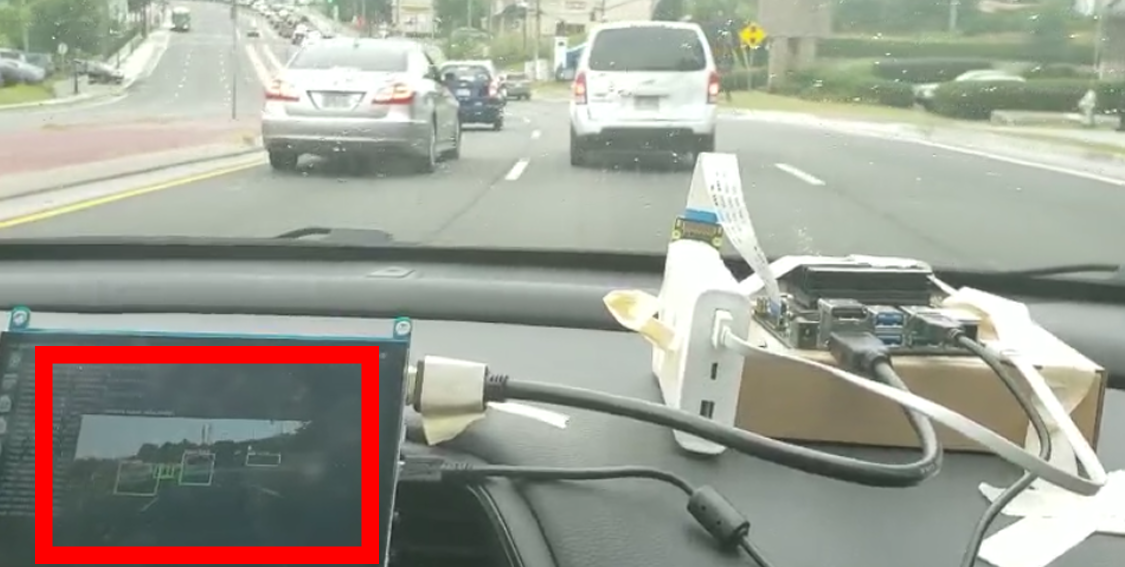
#> input picture assets/use.png, 1125 x 567 px
$ python -i lane.py   (imports and definitions only)
#> lines starting #> are read from the running program, lines starting #| are printed output that depends on the picture; after the words box and inside, x2 and y2 are one past the last pixel; in counts of white or black regions, pixels touching at a corner belong together; long printed decimals are rounded
#> further down, picture is the input picture: shape (567, 1125, 3); mean B, G, R 148.2, 159.5, 158.6
import numpy as np
import cv2

def get_lines_from_hough(frame, lines):
    left = []
    right = []
    for l in lines:
        x1, y1, x2, y2 = l.reshape(4)
        parameters = np.polyfit((x1, x2), (y1, y2), 1)
        m = parameters[0]
        b = parameters[1]
        if m < 0:
            left.append([m, b])
        else:
            right.append([m, b])
    left_avg = np.average(left, axis = 0)
    right_avg = np.average(right, axis = 0)
    h = frame.shape[0]
    left_line = calculate_coordinates(h, left_avg)
    right_line = calculate_coordinates(h, right_avg)

    return np.array([left_line, right_line])

def calculate_coordinates(h, parameters):
    print(parameters)
    slope, intercept = parameters
    # Sets initial y-coordinate as height from top down (bottom of the frame)
    y1 = int(h * 0.9)
    # Sets final y-coordinate as 150 above the bottom of the frame
    y2 = int(y1 - 150)
    # Sets initial x-coordinate as (y1 - b) / m since y1 = mx1 + b
    x1 = int((y1 - intercept) / slope)
    # Sets final x-coordinate as (y2 - b) / m since y2 = mx2 + b
    x2 = int((y2 - intercept) / slope)
    return np.array([x1, y1, x2, y2])

def visualize_lines(frame_in, lines):
    # Creates an image filled with zero intensities with the same dimensions as the frame
    # lines_visualize = np.zeros_like(frame)
    frame = np.array(frame_in)
    # Checks if any lines are detected
    if lines is not None:
        lx1, ly1, lx2, ly2 = lines[0]
        rx1, ry1, rx2, ry2 = lines[1]

        fills = np.array([ [(lx2, ly2), (lx1, ly1), (rx1, ry1), (rx2, ry2)] ])
        cv2.fillPoly(frame, fills, (0, 0, 255))
        for x1, y1, x2, y2 in lines:
            # Draws lines between two coordinates with green color and 5 thickness
            cv2.line(frame, (x1, y1), (x2, y2), (0, 255, 0), 5)
    return frame

def detect_lane(frame):

    print("inside main function!")
    grey = cv2.cvtColor(frame, cv2.COLOR_BGR2GRAY)
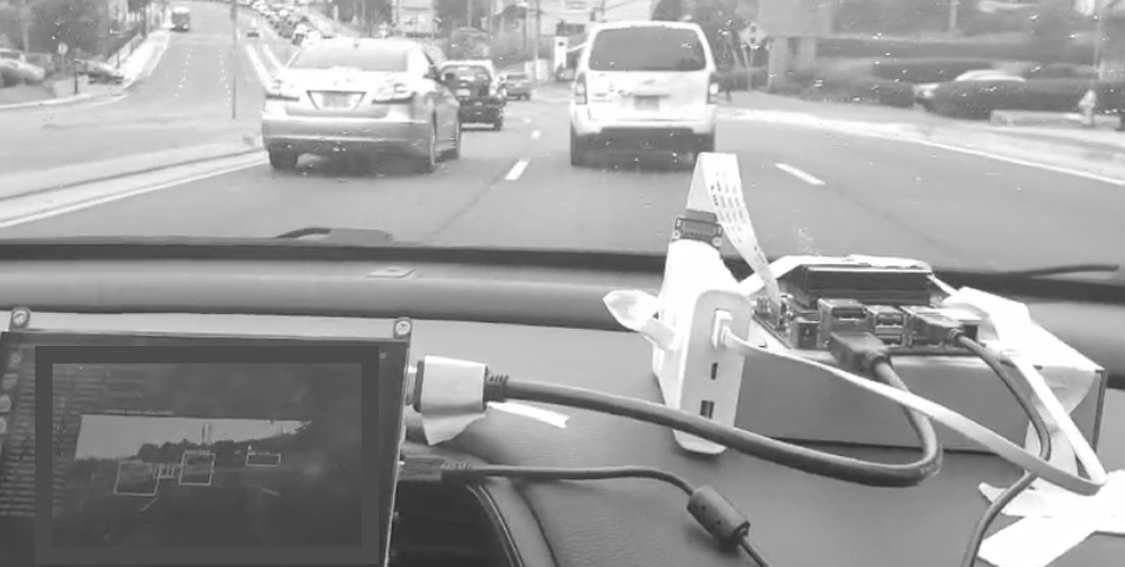
#> grey: shape (567, 1125); min 36, max 255, mean 157.9
    canny = cv2.Canny(grey, 50, 150)
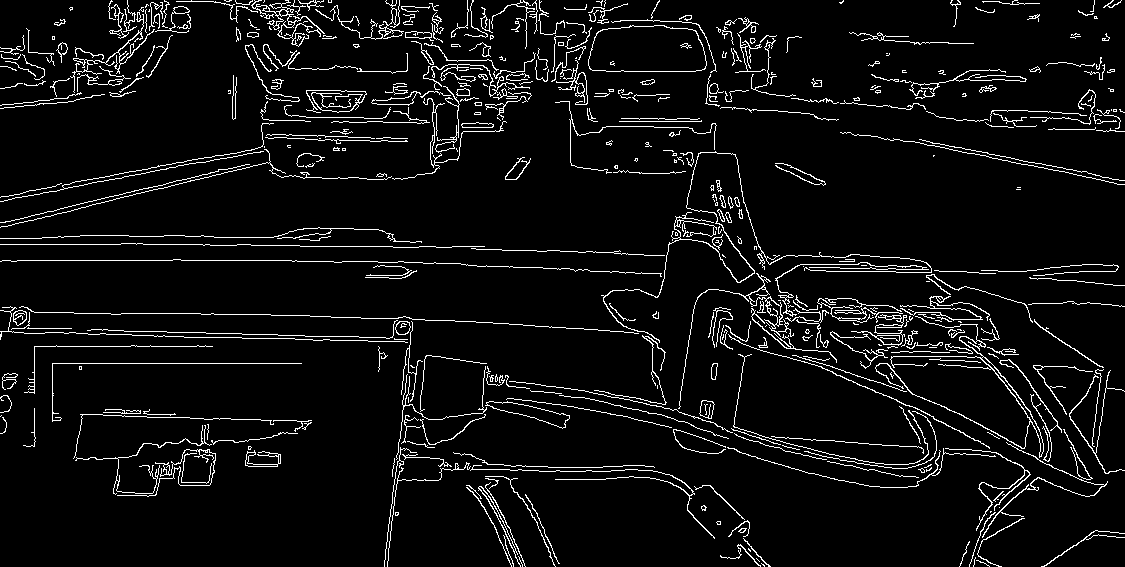
#> canny: shape (567, 1125); 5.8% white in thin lines or dots
    height, width = canny.shape
#> height = 567; width = 1125
    polys = np.array([ [(30, int(height * 0.9)), (int(width * 0.7), int(height * 0.9)), (int(0.5 * width), int(0.5 * height))] ])
#> polys = [[30, 510], [787, 510], [562, 283]]
    mask = np.zeros_like(canny)
    cv2.fillPoly(mask, polys, 255)
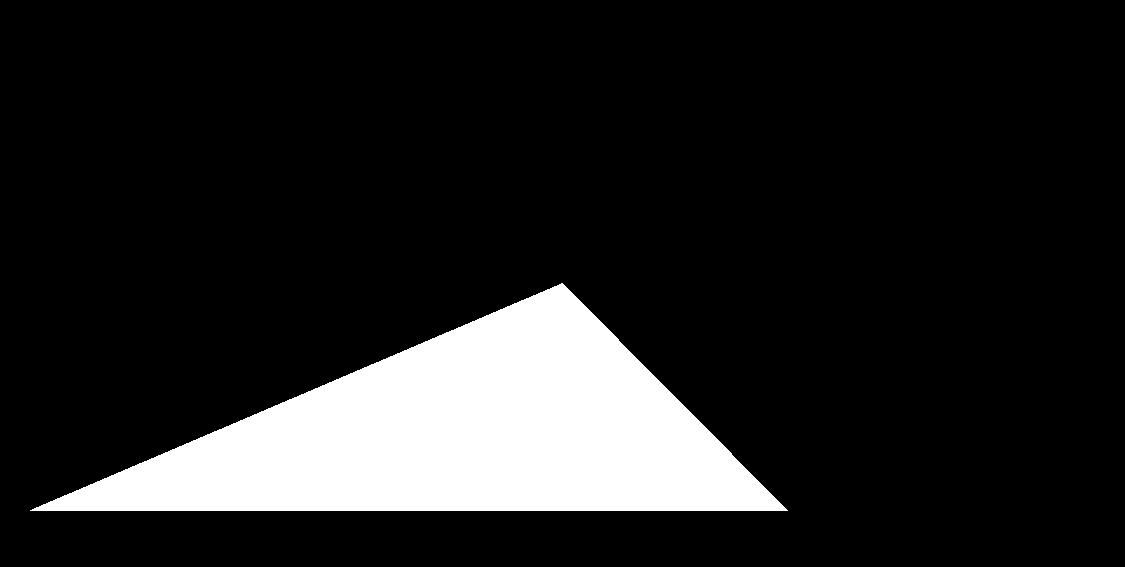
#> mask: shape (567, 1125); 13.6% white; 1 white region, box (x1, y1, x2, y2) and area: (30, 283, 788, 511) 86678
    segment = cv2.bitwise_and(canny, mask)
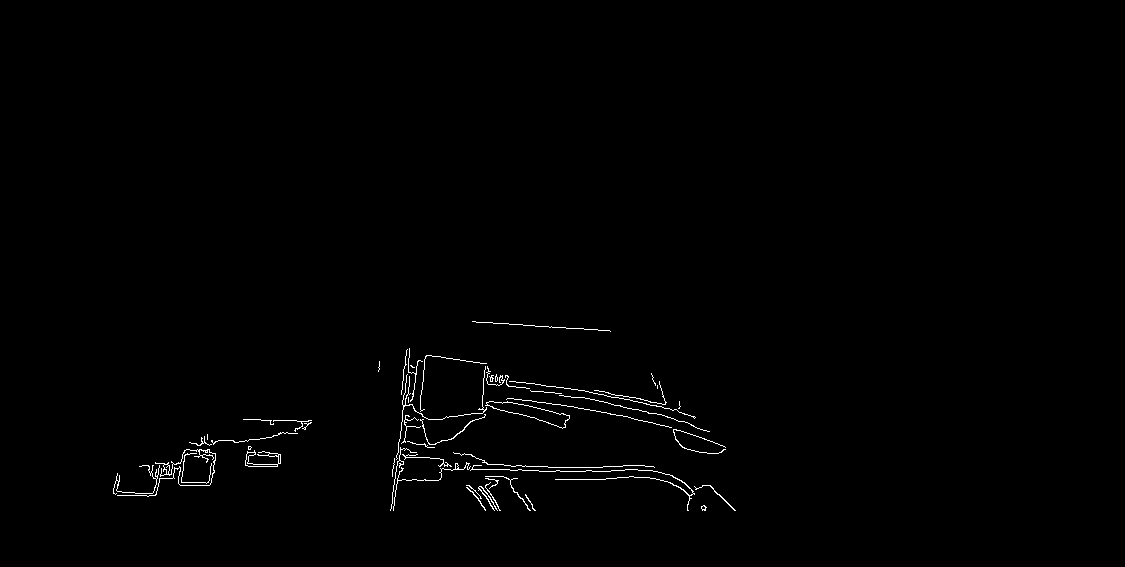
#> segment: shape (567, 1125); 0.7% white in thin lines or dots, all inside (x1, y1, x2, y2) = (113, 321, 736, 511)
    hough = cv2.HoughLinesP(segment, 2, np.pi / 180, 100, np.array([]), minLineLength = 100, maxLineGap = 50)
#> hough = 18 rows, first 6: [155, 462, 277, 464], [392, 469, 521, 469], [394, 460, 513, 466], [394, 479, 679, 479], [484, 376, 679, 403], [394, 459, 546, 466]

    lines = get_lines_from_hough(frame, hough)
#> the loop in get_lines_from_hough, `for l in lines:` made 18 passes
#> (x1, y1, x2, y2, m, b) on passes 1 to 12: (155, 462, 277, 464, 0.0164, 459.5), (392, 469, 521, 469, -3.06e-16, 469), (394, 460, 513, 466, 0.0504, 440.1), (394, 479, 679, 479, -2.06e-16, 479), (484, 376, 679, 403, 0.138, 309), (394, 459, 546, 466, 0.0461, 440.9), (483, 379, 661, 414, 0.197, 284), (391, 508, 409, 357, -8.39, 3788.1), (405, 425, 659, 384, -0.161, 490.4), (539, 471, 649, 470, -0.00909, 475.9), (196, 444, 297, 433, -0.109, 465.3), (483, 391, 623, 416, 0.179, 304.7)
#> after the loop in get_lines_from_hough, `for l in lines:`: left = [[-3.06e-16, 469], [-2.06e-16, 479], [-8.39, 3788.1], [-0.161, 490.4], [-0.00909, 475.9], [-0.109, 465.3], [-0.196, 502.7], [-0.175, 495.5], [-6.55e-16, 476], [-5.73, 2761.2]]; right = [[0.0164, 459.5], [0.0504, 440.1], [0.138, 309], [0.0461, 440.9], [0.197, 284], [0.179, 304.7], [0.302, 224.3], [0.0725, 286.8]]
#> in get_lines_from_hough, `left_avg = np.average(left, axis = 0)`: left_avg = [-1.48, 1040.3]
#> in get_lines_from_hough, `right_avg = np.average(right, axis = 0)`: right_avg = [0.125, 343.7]
#| [  -1.477 1040.309]
#> in calculate_coordinates, `slope, intercept = parameters`: slope = -1.48; intercept = 1040.3
#> in calculate_coordinates, `x1 = int((y1 - intercept) / slope)`: x1 = 359
#> in calculate_coordinates, `x2 = int((y2 - intercept) / slope)`: x2 = 460
#> in get_lines_from_hough, `left_line = calculate_coordinates(h, left_avg)`: left_line = [359, 510, 460, 360]
#| [1.25182666e-01 3.43662333e+02]
#> in get_lines_from_hough, `right_line = calculate_coordinates(h, right_avg)`: right_line = [1328, 510, 130, 360]
#> lines = [[359, 510, 460, 360], [1328, 510, 130, 360]]
    res = visualize_lines(frame, lines)
#> in visualize_lines, `lx1, ly1, lx2, ly2 = lines[0]`: lx1 = 359; ly1 = 510; lx2 = 460; ly2 = 360
#> in visualize_lines, `rx1, ry1, rx2, ry2 = lines[1]`: rx1 = 1328; ry1 = 510; rx2 = 130; ry2 = 360
#> in visualize_lines, `fills = np.array([ [(lx2, ly2), (lx1, ly1), (rx1, ry1), (rx2, ry2)] ])`: fills = [[460, 360], [359, 510], [1328, 510], [130, 360]]
#> in visualize_lines, `cv2.fillPoly(frame, fills, (0, 0, 255))`:
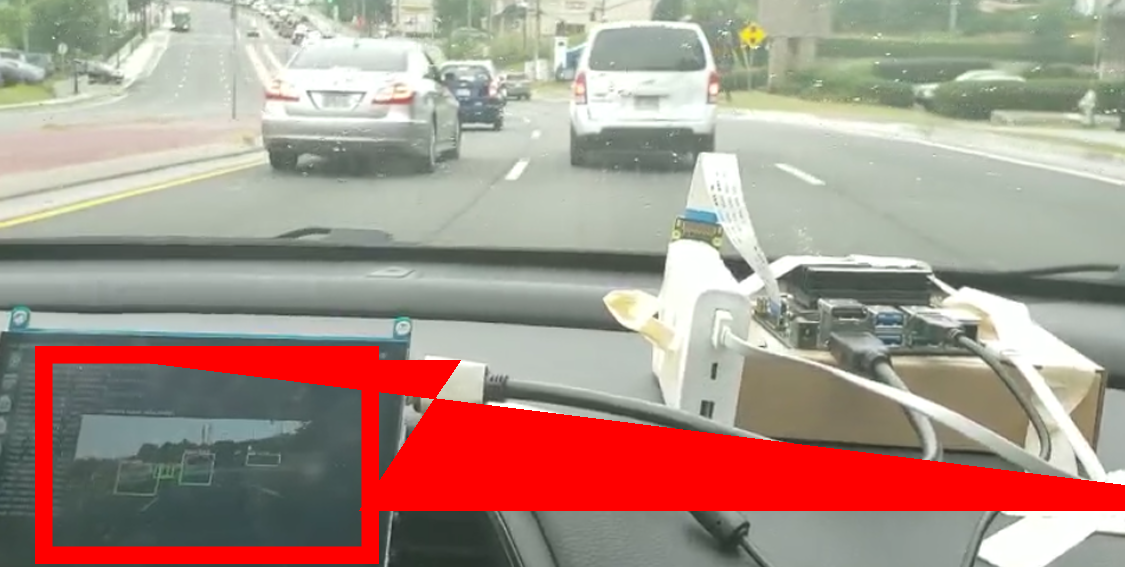
#> frame: shape (567, 1125, 3); 8.98% of pixels changed, all inside (x1, y1, x2, y2) = (150, 360, 1125, 511)
#> the loop in visualize_lines, `for x1, y1, x2, y2 in lines:` made 2 passes
#> after the loop in visualize_lines, `for x1, y1, x2, y2 in lines:`:
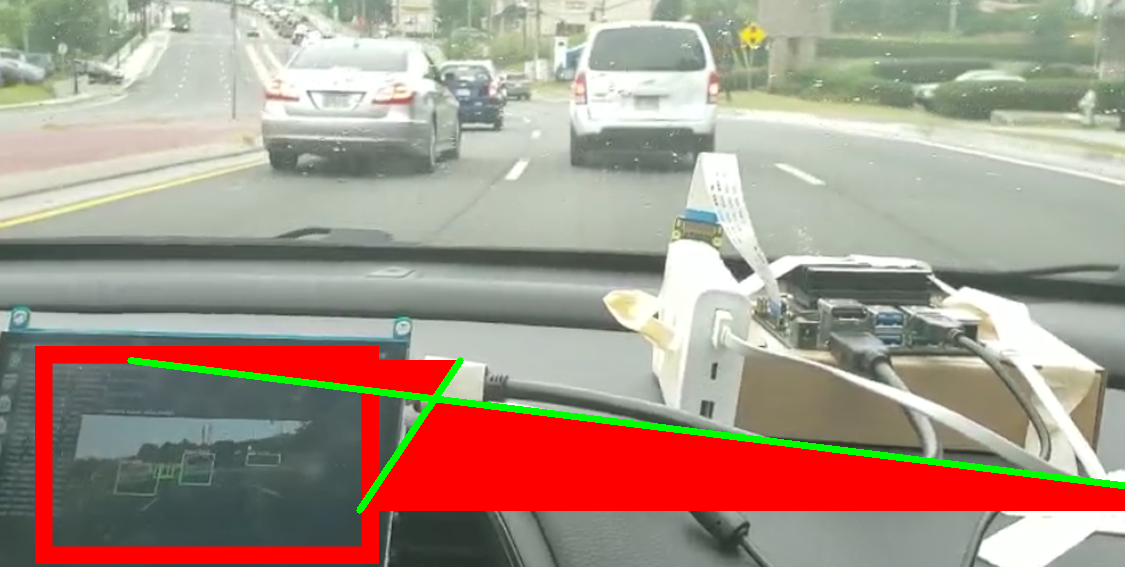
#> frame: shape (567, 1125, 3); 1.29% of pixels changed, all inside (x1, y1, x2, y2) = (127, 357, 1125, 514)

    f = cv2.addWeighted(frame, 0.5, res, 0.5, 1)
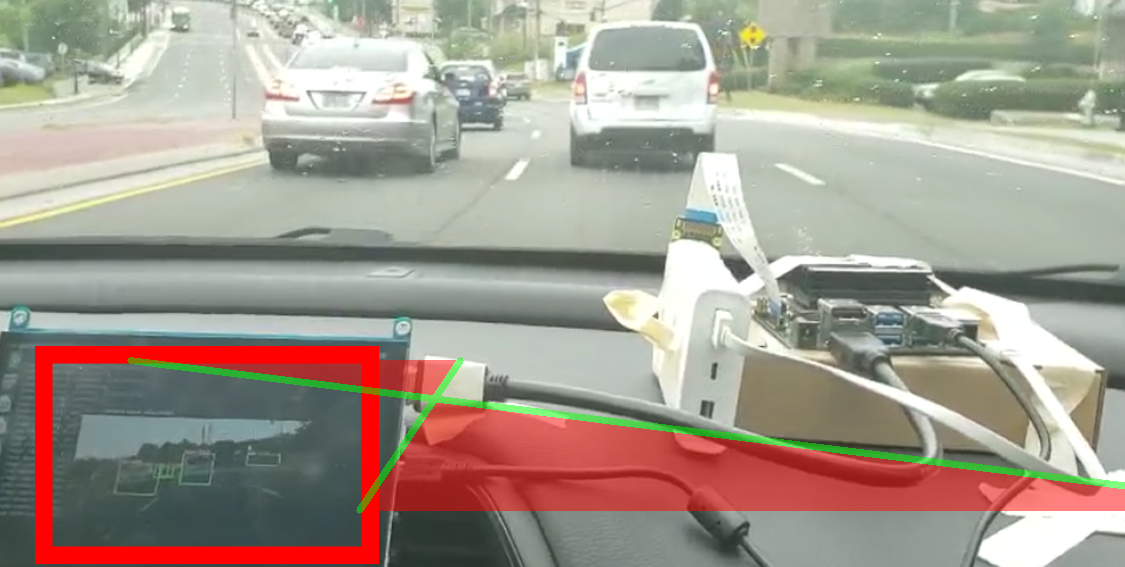
#> f: shape (567, 1125, 3); mean B, G, R 143.1, 155.6, 163.9
    return segment, f

>>> import cv2
>>> picture = cv2.imread('assets/use.png')
>>> result = detect_lane(picture)
